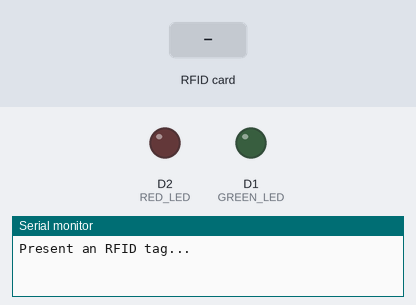
Simulated run of this sketch. Board: ESP8266 (NodeMCU). Parts: output pins drawn as LEDs (lit = HIGH), the last lines printed to the serial monitor. Inputs (shaded band) come from the test bench.

Above: at 1.2 s.
1.3 s: RFID card 13 24 3F E4 held to the reader
At 2.2 s:
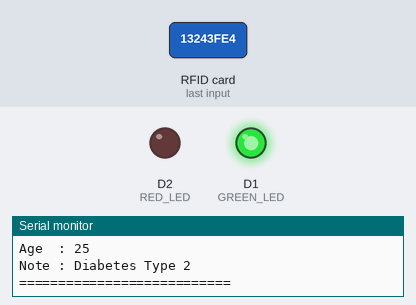
4.3 s: RFID card 5E 7A 19 C4 held to the reader
At 4.9 s:
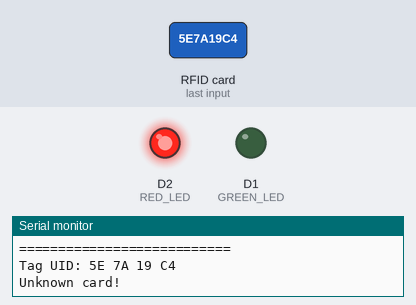
7.3 s: RFID card 62 40 47 5C held to the reader
At 8.1 s:
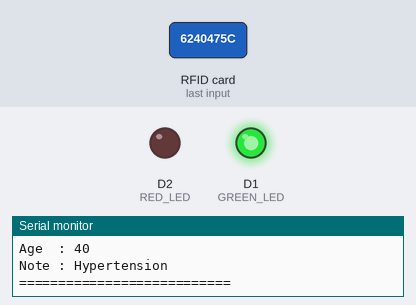
Timing chart, 0 to 10.3 s (numbered marks = the images above; inputs shaded):
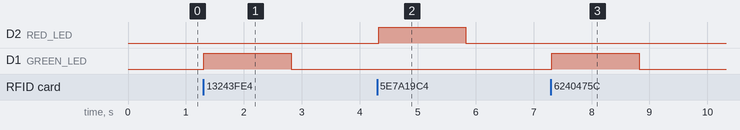

The sketch:

rfid_copy_20251129162735.ino
```cpp
#include <SPI.h>
#include <MFRC522.h>

#define SS_PIN    D8      // RC522 SDA / SS
#define RST_PIN   D3      // RC522 RST

#define GREEN_LED D1
#define RED_LED   D2

MFRC522 mfrc522(SS_PIN, RST_PIN);  // Create MFRC522 instance

// -------- PATIENT DATABASE (2 CARDS) --------
struct Patient {
  byte uid[4];           // First 4 bytes of tag UID
  const char* name;
  int age;
  const char* note;      // diagnosis / info
};

// TODO: CHANGE UID VALUES TO MATCH YOUR CARDS
Patient patients[] = {
  { {0x13, 0x24, 0x3F, 0xE4}, "Patient One",   25, "Diabetes Type 2" },
  { {0x62, 0x40, 0x47, 0x5C}, "Patient Two",   40, "Hypertension"    }
};

const int PATIENT_COUNT = sizeof(patients) / sizeof(patients[0]);

// --------- HELPER FUNCTIONS ---------
bool compareUid(byte *uid1, byte *uid2, byte size) {
  for (byte i = 0; i < size; i++) {
    if (uid1[i] != uid2[i]) {
      return false;
    }
  }
  return true;
}

Patient* findPatient(byte *uid, byte uidSize) {
  // We compare only the first 4 bytes
  for (int i = 0; i < PATIENT_COUNT; i++) {
    if (compareUid(uid, patients[i].uid, 4)) {
      return &patients[i];
    }
  }
  return NULL;
}

// ------------- SETUP ----------------
void setup() {
  Serial.begin(115200);
  SPI.begin();
  mfrc522.PCD_Init();

  pinMode(GREEN_LED, OUTPUT);
  pinMode(RED_LED, OUTPUT);

  digitalWrite(GREEN_LED, LOW);
  digitalWrite(RED_LED, LOW);

  Serial.println("Present an RFID tag...");
}

// ------------- MAIN LOOP --------------
void loop() {
  // Wait for new card
  if (!mfrc522.PICC_IsNewCardPresent() || !mfrc522.PICC_ReadCardSerial()) {
    return;
  }

  Serial.print("Tag UID: ");
  for (byte i = 0; i < mfrc522.uid.size; i++) {
    Serial.print(mfrc522.uid.uidByte[i], HEX);
    Serial.print(" ");
  }
  Serial.println();

  Patient* p = findPatient(mfrc522.uid.uidByte, mfrc522.uid.size);

  if (p != NULL) {
    // Known card
    digitalWrite(GREEN_LED, HIGH);
    digitalWrite(RED_LED, LOW);

    Serial.println("Authorized card!");
    Serial.println("===== PATIENT DETAILS =====");
    Serial.print("Name : "); Serial.println(p->name);
    Serial.print("Age  : "); Serial.println(p->age);
    Serial.print("Note : "); Serial.println(p->note);
    Serial.println("===========================");
  } else {
    // Unknown card
    digitalWrite(GREEN_LED, LOW);
    digitalWrite(RED_LED, HIGH);
    Serial.println("Unknown card!");
  }

  delay(1500);                  // keep LED on for 1.5s
  digitalWrite(GREEN_LED, LOW);
  digitalWrite(RED_LED, LOW);

  mfrc522.PICC_HaltA();
  mfrc522.PCD_StopCrypto1();
}
```

Measured:
- after the input at 1.3 s, D1 (GREEN_LED): LOW → HIGH at once, → LOW 1.5 s later
- after the input at 4.3 s, D2 (RED_LED): LOW → HIGH at once, → LOW 1.5 s later
- after the input at 7.3 s, D1 (GREEN_LED): LOW → HIGH at once, → LOW 1.5 s later
